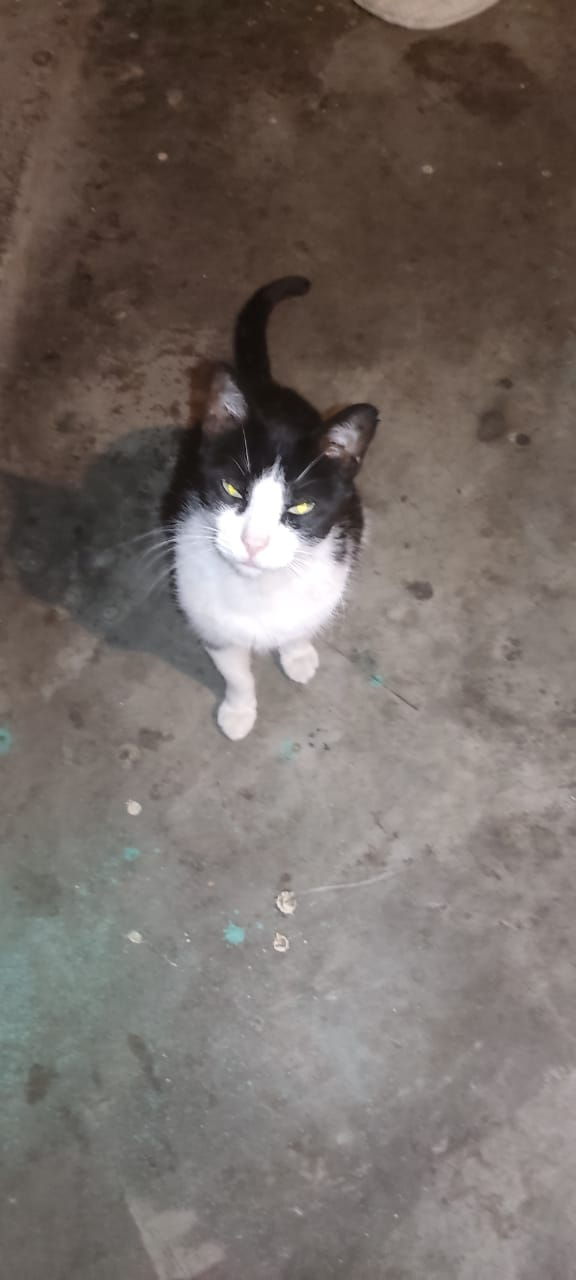
#> input picture gato.jpg, 576 x 1280 px
$ python mascaragato.py
#> lines starting #> are read from the running program, lines starting #| are printed output that depends on the picture; after the words box and inside, x2 and y2 are one past the last pixel; in counts of white or black regions, pixels touching at a corner belong together
# Importamos las dependencias del proyecto
import cv2
import numpy as np

image = cv2.imread('gato.jpg')
#> image is the input picture: shape (1280, 576, 3); mean B, G, R 101.5, 106.6, 115.7
cv2.imshow('ORIGINAL', image)
cv2.waitKey(0)

# Ahora creamos una máscara circular y la mostramos en pantalla.
circular_mask = np.zeros(image.shape[:2], dtype='uint8')
cv2.circle(circular_mask, (300, 500), 150, 255, -1)
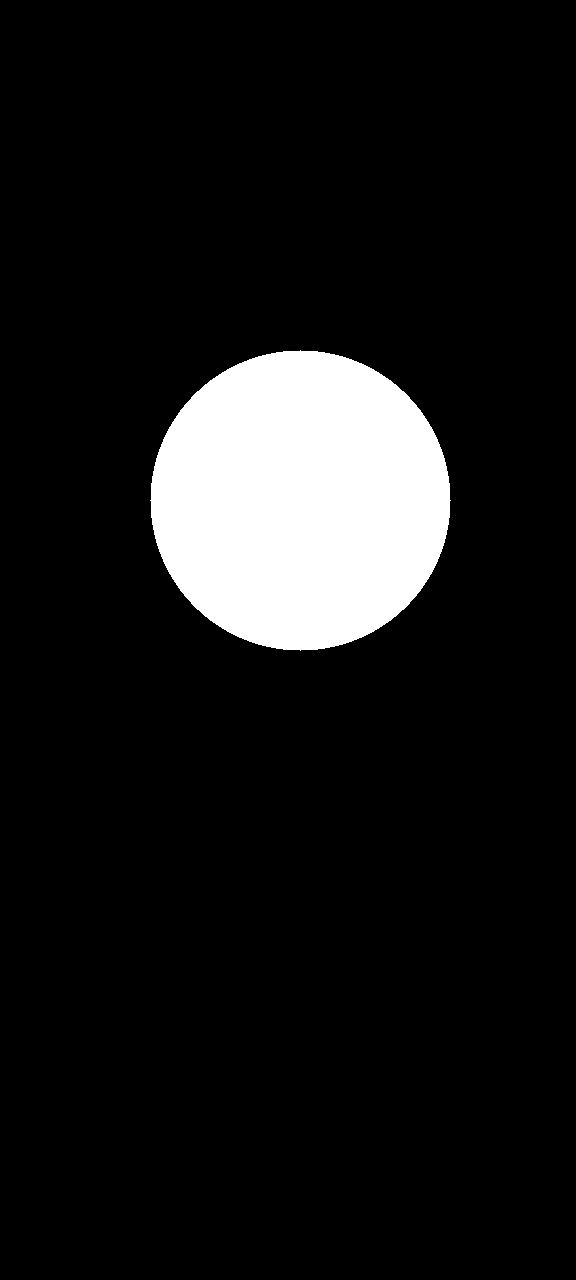
#> circular_mask: shape (1280, 576); 9.6% white; 1 white region, box (x1, y1, x2, y2) and area: (150, 350, 451, 651) 70681
cv2.imshow('MASCARA CIRCULAR', circular_mask)
cv2.waitKey(0)

# Aplicamos la máscara circular a la imagen de entrada para aislar el logo del gato.
masked = cv2.bitwise_and(image, image, mask=circular_mask)
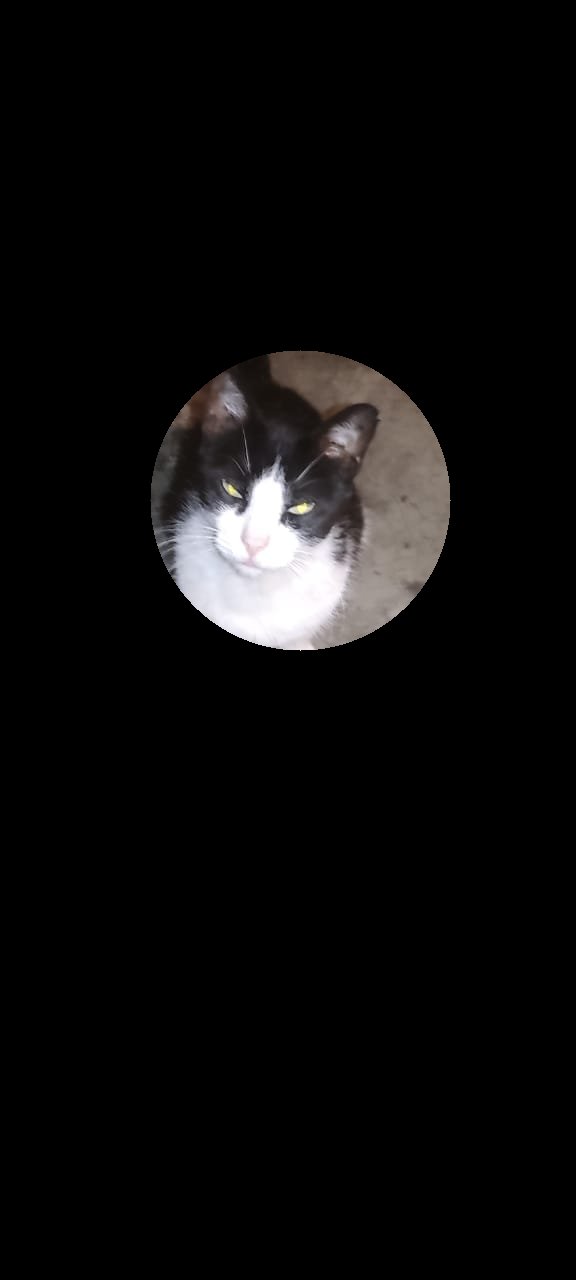
#> masked: shape (1280, 576, 3); mean B, G, R 11.9, 12, 12.6
cv2.imshow('MASCARA CIRCULAR, RESULTADO', masked)
cv2.waitKey(0)

# Destruimos todas las ventanas creadas.
cv2.destroyAllWindows()
